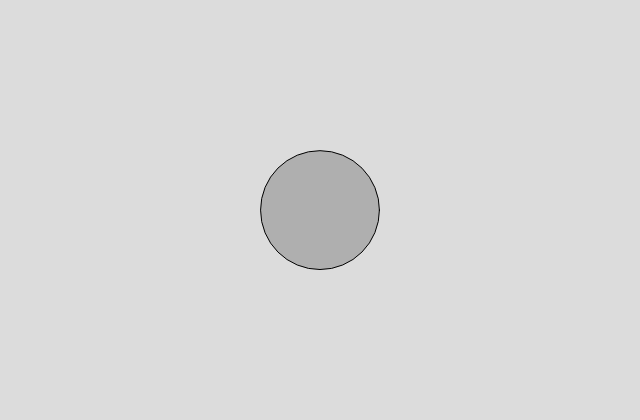
Frame 1 (no input)
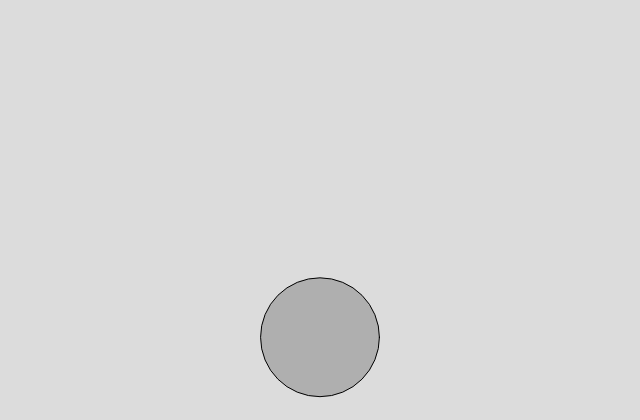
Frame 60 (no input)
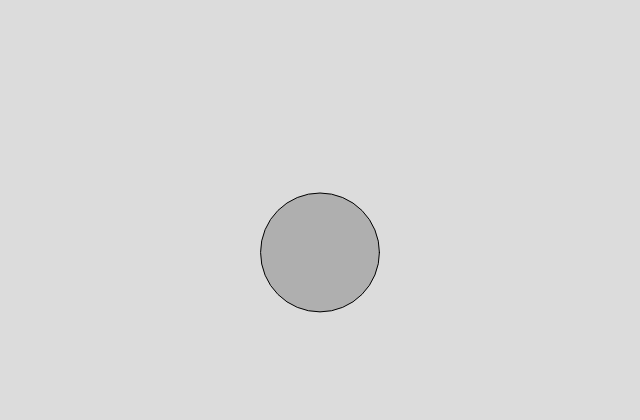
Frame 120 (the mouse pressed at the canvas centre since frame 60)

The p5.js sketch that drew these frames (run headless with seeded random() and noise() and a simulated clock; from frame 60 on, the mouse is pressed at the canvas centre):

// p5.js sketch
// ── sketch.js
class Mover {
    constructor(x, y, m, c) {
        this.position = createVector(x, y);
        this.velocity = createVector();
        this.acceleration = createVector();
        this.mass = m;
        this.radius = (m * 16) / 2;
        this.c = c;
        this.fircting = false;
    }

    applyForce(force) {
        let f = p5.Vector.div(force, this.mass);
        this.acceleration.add(f);
    }

    update() {
        this.velocity.add(this.acceleration);
        this.position.add(this.velocity);
        this.acceleration.mult(0);

        if (this.contactBottomEdge()) {
            this.applyFriction();
            this.fricting = true;
        } else {
            this.fricting = false;
        }

        this.checkEdges();
    }

    show() {
        if (this.fricting) {
            stroke(175);
            fill(0);
        } else {
            stroke(0);
            fill(175);

        }
        circle(this.position.x, this.position.y, this.radius * 2);
    }

    checkEdges() {
        // how much of impact is absorbed by the object
        // when it hits a wall and changes direction
        const squishForce = 0.1;
        const bounceForce = 1.0 - squishForce;

        if (this.position.x > width - this.radius) {
            this.position.x = width - this.radius;
            this.velocity.x *= -bounceForce;
        } else if (this.position.x < this.radius) {
            this.position.x = this.radius;
            this.velocity.x *= -bounceForce;
        }

        if (this.position.y > height - this.radius) {
            this.position.y = height - this.radius;
            this.velocity.y *= -bounceForce;
        } else if (this.position.y < this.radius) {
            this.position.y = this.radius;
            this.velocity.y *= -bounceForce;
        }
    }

    contactBottomEdge() {
        return (this.position.y > height - this.radius - 1)
    }

    applyFriction() {
        let friction = this.velocity.copy();
        friction.mult(-1);
        friction.setMag(this.c);
        this.applyForce(friction);
    }
}

let m;
let gravity;

let dragging;
let dragStart;

function setup() {
    createCanvas(640, 420);

    m = new Mover(
        width / 2,
        height / 2,
        random(1, 10),
        0.1
    );

    gravity = createVector(0, 0.1);

    dragging = false;
}

function draw() {
    background(220);

    // scale gravity by mover's mass
    let gravityForce = p5.Vector.mult(gravity, m.mass);
    m.applyForce(gravityForce);

    m.update();
    m.show();
}

function mousePressed() {
    dragStart = createVector(mouseX, mouseY);
}

function mouseReleased() {
    let dragEnd = createVector(mouseX, mouseY);
    let dragVector = p5.Vector.sub(dragEnd, dragStart);
    m.applyForce(dragVector);
}
